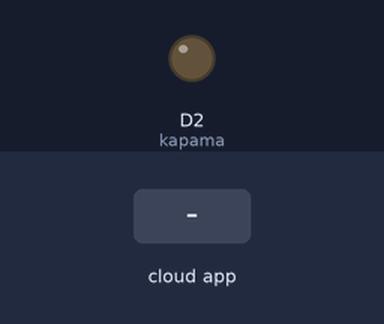
The sketch below on a simulated ESP8266 (NodeMCU). Shown: output pins drawn as LEDs (lit = HIGH). The test bench sets the inputs (shaded band). WiFi joins after 1.5 s; servers stay silent unless stated; no MQTT or app messages arrive unless stated; what the sketch prints to the serial monitor is not drawn.

Above: at 2.7 s.
2.8 s: the phone or cloud app sets kapama to 0
At 4.0 s:
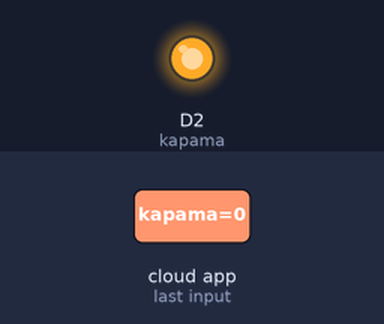
4.3 s: the phone or cloud app sets acma to 0
At 5.2 s:
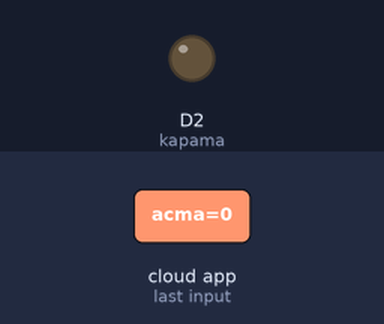
5.8 s: the phone or cloud app sets kapama to 1
At 6.9 s:
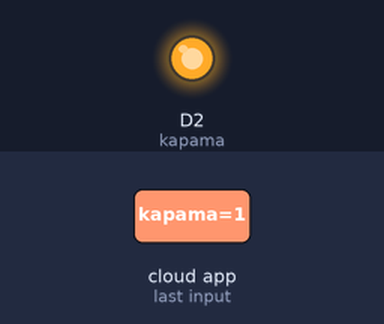
7.3 s: the phone or cloud app sets acma to 1
At 7.8 s:
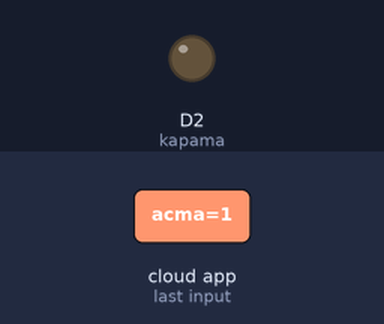
Timing chart, 0 to 9.8 s (numbered marks = the images above; inputs shaded):
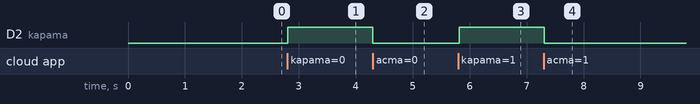

The sketch:

sketch_may18a.ino
```cpp
 //İnternet ve aracı site için kullanacağımız kütüphaneler
#include <ESP8266WiFi.h>
#include "Adafruit_MQTT.h"
#include "Adafruit_MQTT_Client.h"


#define kapama            D2
#define acma              D2

//Bağlanacağımız ağ adı ve şifresi
#define WLAN_SSID       "***"             // MODEM ADI
#define WLAN_PASS       "***"        // MODEM ŞİFRESİ

/************************* Adafruit.io Setup *********************************/
//MQTT temelli aracı site,sunucu, bilgileri
#define AIO_SERVER      "io.adafruit.com"                      //Bağlanacağımız Site Adı
#define AIO_SERVERPORT  1883                                  //Standart Port (Bağlantı Portu)
#define AIO_USERNAME    "***"                             // ADAFRUİT.İO KULLANICI ADI
#define AIO_KEY         "***"  // ADAFRUİT.İO ANAHTAR KODUMUZ

//Ağ bağlantısı kurarken kullanacağımız bir wifi nesnesi oluşturuyoruz
WiFiClient client;

//Aracı site ile bağlantı kurmamızı sağlayacak bir nesne oluşturuyoruz
//nesnenin bu bağlantıyı sağlarken kullanacağı değişkenleri beliritiyoruz
Adafruit_MQTT_Client mqtt(&client, AIO_SERVER, AIO_SERVERPORT, AIO_USERNAME, AIO_KEY);

//Aracı sitede abone olacağımız,kullanmak istediğimiz bilgilerin bulunduğu, konu başlıklarını atayacağımız değişkenleri oluşturuyoruz
Adafruit_MQTT_Subscribe komut1 = Adafruit_MQTT_Subscribe(&mqtt, AIO_USERNAME"/feeds/kapama");
Adafruit_MQTT_Subscribe komut2 = Adafruit_MQTT_Subscribe(&mqtt, AIO_USERNAME "/feeds/acma");

//MQTT bağlantısı için kullandığımız fonksiyon
void MQTT_connect();

void setup() {
  Serial.begin(115200);

  pinMode(kapama, OUTPUT);
  pinMode(acma, OUTPUT);


  // WİFİ ye bağlanmaya çalışıyoruz
  Serial.println(); Serial.println();
  Serial.print("Connecting to ");
  Serial.println(WLAN_SSID);


  //Belirlediğimiz değişkenler sayesinde belirttiğimiz ağa bağlanıyoruz
  WiFi.begin(WLAN_SSID, WLAN_PASS);
  while (WiFi.status() != WL_CONNECTED) {
    delay(500);
    Serial.print(".");
  }
  Serial.println();

  Serial.println("WiFi connected");
  Serial.println("IP address: ");
  Serial.println(WiFi.localIP());

  //subscribe olduğumuz topic deki değerin ilk durumu (?)
  mqtt.subscribe(&komut1);
  mqtt.subscribe(&komut2);

}

void loop() {
  //MQTT fonsiyonundan gelen değeri kullanıyoruz
  MQTT_connect();

  //Abone olduğumuz topiclere bir işaretçi tanımlaması
  Adafruit_MQTT_Subscribe *subscription;

  //abonelik paketlerinin gelmesini bekliyoruz
  //veri var mı
  while ((subscription = mqtt.readSubscription(200))) {
    Serial.print("kapı");
    if (subscription == &komut1) {
      Serial.print(F("acıldı: "));
      //son durumu char bir değişken olarak tanımladığımız komut1.lastread e kaydet
      Serial.println((char *)komut1.lastread);
      //int komut1_State = atoi((char *)komut1.lastread); (?)
      digitalWrite(kapama, HIGH);

    }
    if (subscription == &komut2) {
      Serial.print(F("kapandı : "));
      Serial.println((char *)komut2.lastread);
      //int komut2_State = atoi((char *)komut2.lastread); (?)
      digitalWrite(acma, LOW);
    }
   }
}

//MQTT sunucu bağlantısı
//MQTT ye bağlı olup olmadığımızın ayarlanması
void MQTT_connect() {
  //8 bitlik değişken (-128,+127)
  int8_t ret;

  if (mqtt.connected()) {
    return;
  }

  Serial.print("Connecting to MQTT... ");
  //8 bitlik pozitif değişken (0,255)
  uint8_t retries = 3;

  while ((ret = mqtt.connect()) != 0) {
    Serial.println(mqtt.connectErrorString(ret));
    Serial.println("Retrying MQTT connection in 5 seconds...");
    mqtt.disconnect();
    delay(5000);
    retries--;
    if (retries == 0) {
      while (1);
    }
  }
  Serial.println("MQTT Connected!");

}
```

Measured:
- after the input at 2.8 s, D2 (kapama): LOW → HIGH at once
- after the input at 4.3 s, D2 (kapama): HIGH → LOW at once
- after the input at 5.8 s, D2 (kapama): LOW → HIGH at once
- after the input at 7.3 s, D2 (kapama): HIGH → LOW at once
